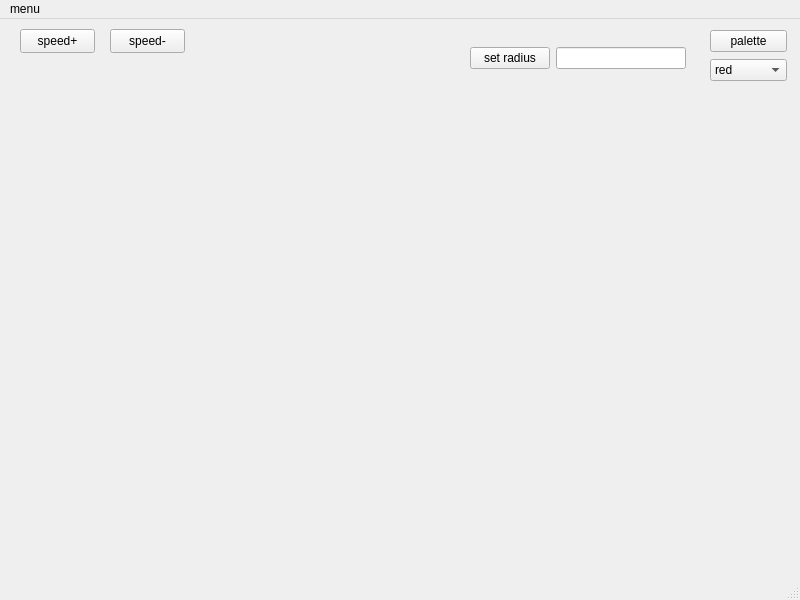
<?xml version="1.0" encoding="UTF-8"?>
<ui version="4.0">
 <class>MainWindow</class>
 <widget class="QMainWindow" name="MainWindow">
  <property name="geometry">
   <rect>
    <x>0</x>
    <y>0</y>
    <width>800</width>
    <height>600</height>
   </rect>
  </property>
  <property name="windowTitle">
   <string>MainWindow</string>
  </property>
  <widget class="QWidget" name="centralwidget">
   <widget class="QPushButton" name="speed_up">
    <property name="geometry">
     <rect>
      <x>20</x>
      <y>10</y>
      <width>75</width>
      <height>24</height>
     </rect>
    </property>
    <property name="text">
     <string>speed+</string>
    </property>
   </widget>
   <widget class="QPushButton" name="speed_down">
    <property name="geometry">
     <rect>
      <x>110</x>
      <y>10</y>
      <width>75</width>
      <height>24</height>
     </rect>
    </property>
    <property name="text">
     <string>speed-</string>
    </property>
   </widget>
   <widget class="QWidget" name="layoutWidget">
    <property name="geometry">
     <rect>
      <x>470</x>
      <y>10</y>
      <width>216</width>
      <height>58</height>
     </rect>
    </property>
    <layout class="QHBoxLayout" name="horizontalLayout">
     <item>
      <widget class="QPushButton" name="set_radius">
       <property name="text">
        <string>set radius</string>
       </property>
      </widget>
     </item>
     <item>
      <widget class="QLineEdit" name="lineEdit"/>
     </item>
    </layout>
   </widget>
   <widget class="QWidget" name="">
    <property name="geometry">
     <rect>
      <x>710</x>
      <y>10</y>
      <width>77</width>
      <height>54</height>
     </rect>
    </property>
    <layout class="QVBoxLayout" name="verticalLayout">
     <item>
      <widget class="QPushButton" name="colorDialog">
       <property name="text">
        <string>palette</string>
       </property>
      </widget>
     </item>
     <item>
      <widget class="QComboBox" name="color">
       <item>
        <property name="text">
         <string>red</string>
        </property>
       </item>
       <item>
        <property name="text">
         <string>green</string>
        </property>
       </item>
       <item>
        <property name="text">
         <string>blue</string>
        </property>
       </item>
       <item>
        <property name="text">
         <string>yellow</string>
        </property>
       </item>
       <item>
        <property name="text">
         <string>black</string>
        </property>
       </item>
      </widget>
     </item>
    </layout>
   </widget>
  </widget>
  <widget class="QMenuBar" name="menubar">
   <property name="geometry">
    <rect>
     <x>0</x>
     <y>0</y>
     <width>800</width>
     <height>22</height>
    </rect>
   </property>
   <widget class="QMenu" name="menumenu">
    <property name="title">
     <string>menu</string>
    </property>
    <addaction name="actionset_center"/>
    <addaction name="actionset_radius"/>
    <addaction name="actionset_color"/>
   </widget>
   <addaction name="menumenu"/>
  </widget>
  <widget class="QStatusBar" name="statusbar"/>
  <action name="actionset_center">
   <property name="text">
    <string>set center</string>
   </property>
  </action>
  <action name="actionset_radius">
   <property name="text">
    <string>set radius</string>
   </property>
  </action>
  <action name="actionset_color">
   <property name="text">
    <string>set color</string>
   </property>
  </action>
 </widget>
 <resources/>
 <connections/>
</ui>
